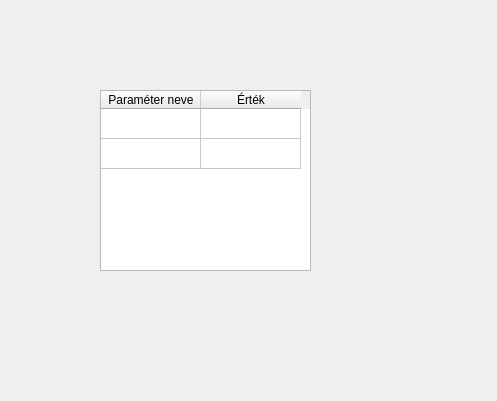
<?xml version="1.0" encoding="UTF-8"?>
<ui version="4.0">
 <class>DialogParamteres</class>
 <widget class="QDialog" name="DialogParamteres">
  <property name="geometry">
   <rect>
    <x>0</x>
    <y>0</y>
    <width>497</width>
    <height>401</height>
   </rect>
  </property>
  <property name="windowTitle">
   <string>Dialog</string>
  </property>
  <widget class="QTableWidget" name="tableWidget">
   <property name="geometry">
    <rect>
     <x>100</x>
     <y>90</y>
     <width>211</width>
     <height>181</height>
    </rect>
   </property>
   <attribute name="horizontalHeaderVisible">
    <bool>true</bool>
   </attribute>
   <attribute name="verticalHeaderVisible">
    <bool>false</bool>
   </attribute>
   <row>
    <property name="text">
     <string>New Row</string>
    </property>
   </row>
   <row>
    <property name="text">
     <string>New Row</string>
    </property>
   </row>
   <column>
    <property name="text">
     <string>Paraméter neve</string>
    </property>
    <property name="textAlignment">
     <set>AlignCenter</set>
    </property>
   </column>
   <column>
    <property name="text">
     <string>Érték</string>
    </property>
    <property name="textAlignment">
     <set>AlignCenter</set>
    </property>
   </column>
   <item row="0" column="0">
    <property name="text">
     <string/>
    </property>
   </item>
   <item row="0" column="1">
    <property name="text">
     <string/>
    </property>
   </item>
   <item row="1" column="0">
    <property name="text">
     <string/>
    </property>
   </item>
   <item row="1" column="1">
    <property name="text">
     <string/>
    </property>
   </item>
  </widget>
 </widget>
 <resources/>
 <connections/>
</ui>
